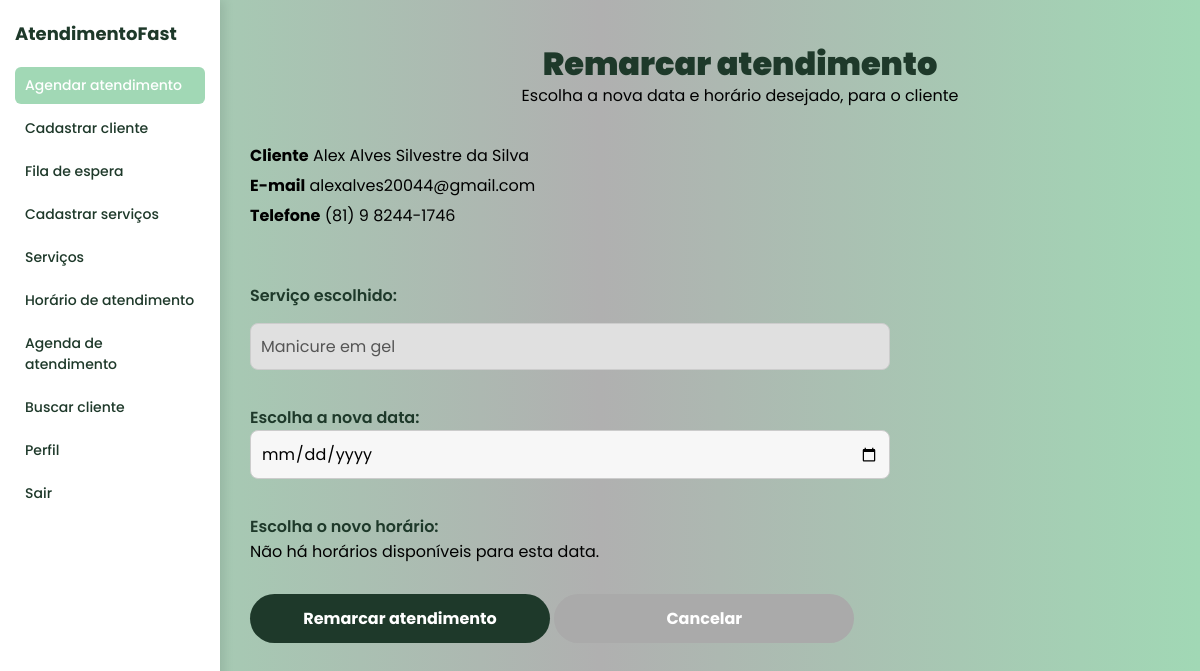
/remarcar_atendimento_adm/29/, run on the app's committed database.
### atendimentos/models.py (models this page shows, shortened)
class Cliente(models.Model):
    nome_completo = models.CharField(max_length=200, blank=False, null=False)
    cpf = models.CharField(max_length=14, unique=True, blank=False, null=False)
    email = models.EmailField(blank=True, null=True)
    telefone = models.CharField(max_length=20, blank=True, null=True)
    cep = models.CharField(max_length=9)
    data_nascimento = models.DateField(blank=False, null=False)
    endereco = models.TextField()

class Servico(models.Model):
    nome = models.CharField(max_length=100, unique=True)
    descricao = models.TextField(blank=True, null=True)
    preco = models.DecimalField(max_digits=7, decimal_places=2, null=True, blank=True)
    duracao = models.IntegerField(null=True, blank=True)

### atendimentos/views.py (the view, shortened to what this page needs)
# urls.py: path('remarcar_atendimento_adm/<int:agendamento_id>/', views.remarcar_atendimento_adm, name='remarcar_atendimento_adm'),
def remarcar_atendimento_adm(request, agendamento_id):
    agendamento = get_object_or_404(Agendamento, id=agendamento_id)
    servico = agendamento.servico
    cliente = agendamento.cliente
    duracao_servico = servico.duracao
    data_str = request.GET.get('data')
    data = None
    horarios_disponiveis = []
    if request.method == 'POST':
        nova_data = request.POST.get('data')
        nova_hora = request.POST.get('hora')
        if nova_data and nova_hora:
            url_confirmar = reverse('confirmar_agendamento_adm') + f'?cliente_id={cliente.id}&servico_id={servico.id}&data={nova_data}&hora={nova_hora}'
            return HttpResponseRedirect(url_confirmar)
    context = {
        'agendamento': agendamento,
        'cliente': cliente,
        'servico': servico,
        'data': data,
        'horarios_disponiveis': horarios_disponiveis,
    }
    return render(request, 'adm/remarcar_atendimento_adm.html', context)

### atendimentos/templates/ADM/remarcar_atendimento_adm.html (shortened to what this page needs)
{%load static %}
<!DOCTYPE html>
<html lang="pt-BR">
<head>
</head>
<body>
   <aside class="menu-lateral">
    <a href="{% url 'pagina_inicial_adm' %}" class="logo">AtendimentoFast</a>
    <nav>
      <a href="{% url 'verificar_cadastro' %}" class="ativo">Agendar atendimento</a>
      <a href="{% url 'cadastrar_cliente_adm' %}">Cadastrar cliente</a>
      <a href="{% url 'fila_atendimento_adm' %}">Fila de espera</a>
      <a href="{% url 'cadastrar_servicos_adm' %}">Cadastrar serviços</a>
      <a href="{% url 'servicos_cadastrado' %}">Serviços</a>
      <a href="{% url 'horario_atendimento' %}">Horário de atendimento</a>
      <a href="{% url 'agenda_adm' %}">Agenda de atendimento</a>
      <a href="{% url 'buscar_cliente' %}">Buscar cliente</a>
      <a href="{% url 'perfil_adm' %}">Perfil</a>
      <a href="{% url 'inicio' %}">Sair</a>
    </nav>
  </aside>
  <main class="conteudo-principal">
  <header class="cabecalho">
    <h1>Remarcar atendimento</h1>
    <p>Escolha a nova data e horário desejado, para o cliente</p>
  </header>
  <section class="agendamento">
    <div class="dados-cliente">
      <p><strong>Cliente</strong> {{ cliente.nome_completo}}</p>
      <p><strong>E-mail</strong> {{ cliente.email }}</p>
      <p><strong>Telefone</strong> {{ cliente.telefone }}</p>
    </div>
    <label for="servico">Serviço escolhido:</label>
    <input type="text" id="servico" value="{{ servico.nome }}" disabled />
    <form method="get">
     <label for="data">Escolha a nova data:</label>
    <input type="date" id="data" name="data"
     value="{% if data %}{{ data|date:'Y-m-d' }}{% endif %}"
      required onchange="this.form.submit();" />
    </form>
<form method="post">
  <label>Escolha o novo horário:</label>
  {% if horarios_disponiveis %}
    <div class="horarios-container">
      {% for horario in horarios_disponiveis %}
        <label class="btn-horario">
          <input type="radio" name="hora" value="{{ horario }}" required>
          <span>{{ horario|date:'H:i' }}</span>
        </label>
      {% endfor %}
    </div>
  {% else %}
    <p>Não há horários disponíveis para esta data.</p>
  {% endif %}
  <button type="submit" class="botao">Remarcar atendimento</button>
  <a href="{% url 'agendamentos_cliente' %}" class="botao cinza">Cancelar</a>
</form>
  </section>
</main>
</body>
</html>

### atendimentos/templates/ADM/remarcar_atendimento_adm.html (style rules this page uses)
* { margin: 0; padding: 0; box-sizing: border-box; font-family: 'Poppins', sans-serif; }
body { display: flex; min-height: 100vh; background: linear-gradient(to right, #A1D8B5 0%, #B0B0B0 50%, #A1D8B5 100%); }
.menu-lateral { background: #ffffff; width: 220px; padding: 20px 15px; box-shadow: 4px 0 10px rgba(0,0,0,0.1); display: flex; flex-direction: column; position: fixed; top: 0; left: 0; height: 100vh; }
.menu-lateral .logo { font-size: 18px; color: #1E392A; margin-bottom: 20px; font-weight: 700; text-decoration: none; }
.menu-lateral nav a { display: block; color: #1E392A; padding: 8px 10px; border-radius: 6px; margin-bottom: 6px; text-decoration: none; font-weight: 500; font-size: 14px; transition: 0.3s; }
.menu-lateral nav a:hover, .menu-lateral nav a.ativo { background: #A1D8B5; color: #ffffff; }
.conteudo-principal { margin-left: 220px; padding: 40px 30px; flex: 1; display: flex; flex-direction: column; gap: 30px; max-width: 700px; width: 100%; }
.cabecalho { position: relative; left: calc((100vw - 220px)/2 - 300px); width: 600px; text-align: center; }
.cabecalho h1 { font-size: 32px; margin-bottom: 10px; color: #1E392A; font-weight: 900; }
.cabecalho p { color: #000000; font-size: 16px; margin-top: -15px; }
.agendamento { display: flex; flex-direction: column; gap: 15px; }
.dados-cliente { margin-bottom: 20px; font-size: 16px; color: #1E392A; font-weight: 600; }
.dados-cliente p { margin-top: 5px; font-weight: 400; color: #000000; }
label { display: block; margin-top: 20px; font-weight: 600; font-size: 16px; color: #1E392A; }
input[type="text"], input[type="date"] { width: 100%; padding: 10px; border-radius: 8px; border: 1px solid #ccc; background-color: #f7f7f7; font-size: 16px; cursor: pointer; }
input[disabled] { background-color: #e0e0e0; color: #555; cursor: not-allowed; }
.botao { display: inline-block; padding: 12px 30px; background-color: #1E392A; color: #fff; text-align: center; font-weight: bold; text-decoration: none; border-radius: 30px; font-size: 16px; transition: background-color 0.3s ease; margin-top: 30px; cursor: pointer; border: none; width: 100%; max-width: 300px; }
.botao.cinza { background-color: #aaa; color: #fff; }

### data on the page
Cliente: nome_completo "Alex Alves Silvestre da Silva", email "alexalves20044@gmail.com", telefone "(81) 9 8244-1746"
Servico: nome "Manicure em gel"
